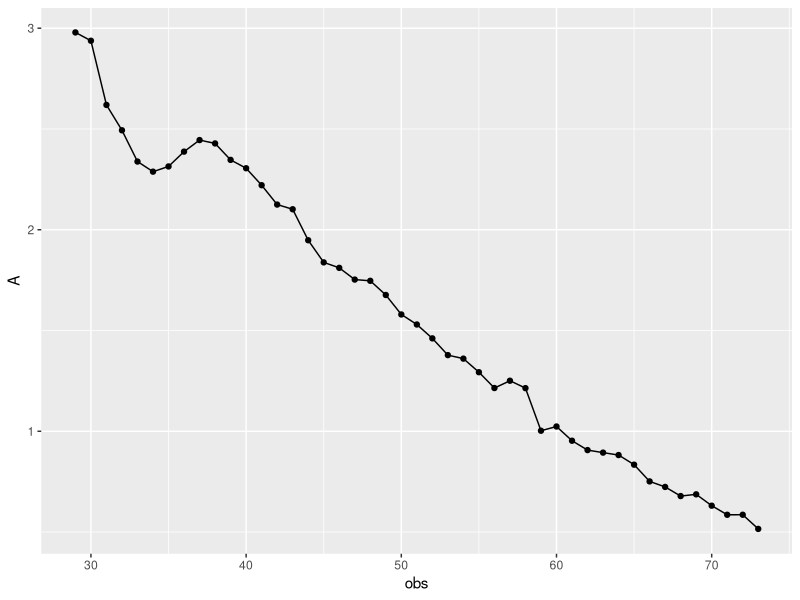
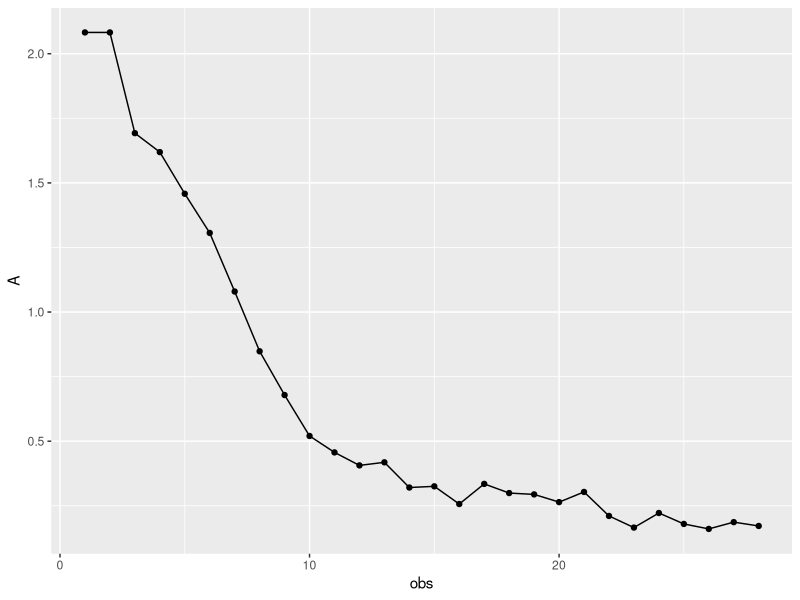
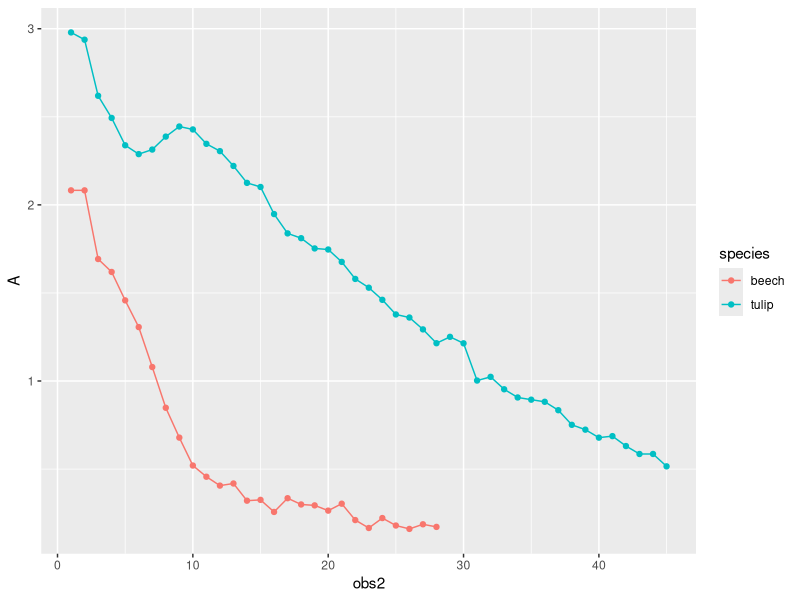
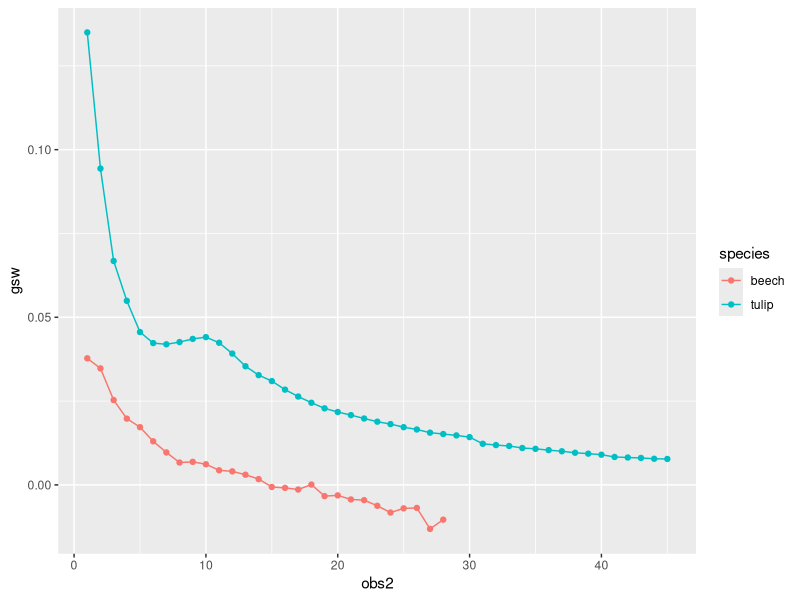
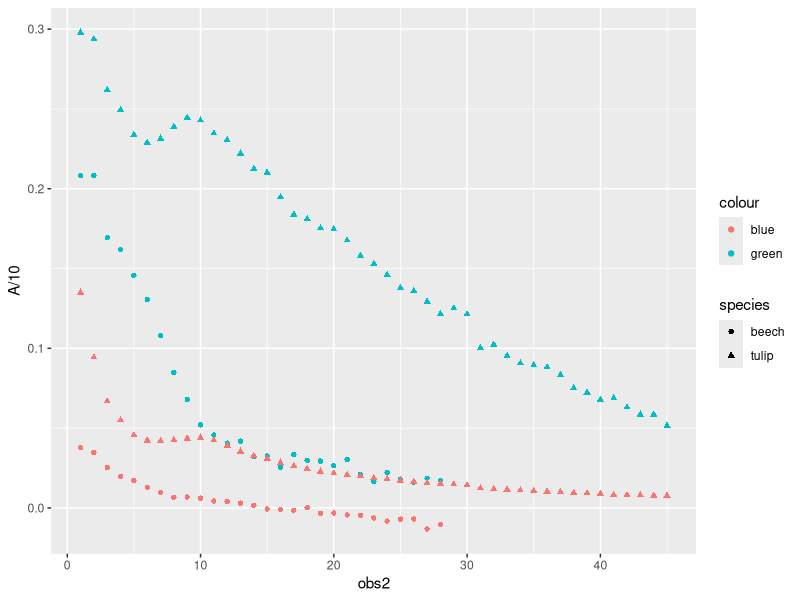

These figures' R source, in order:
## Script to read in autolog data from LI 6800 for independent project
## Maggie Sehnert, 2026-07-16

## packages
library(lubridate)
library(ggplot2)
library(dplyr)


##creating/checking data
rawData = read.csv("2026-07-15 ttd test cleaned.csv")
colnames(rawData) #get column names
str(rawData) #get col, data type, first few values

#beech
rawData %>%
  filter(obs < 29) %>%
  select(obs, date, A, Ci, gsw) -> beechData

#tulip
rawData %>% 
  filter(obs > 28) %>%
  select(obs, date, A, Ci, gsw) -> tulipData

##graph tulip data
ggplot(tulipData, aes(x = obs, y = A)) + 
  geom_point() + 
  geom_line()

#graph beech
ggplot(beechData, aes(x = obs, y = A)) + 
  geom_point() + 
  geom_line()

#which tree is which 
rawData %>%
  mutate(species = if_else(obs < 29, "beech", "tulip")) %>%
  select(obs, date, A, Ci, gsw, species) %>%
  group_by(species) %>%
  mutate(obs2 = row_number())-> labeledData

#graph both A
ggplot(labeledData, aes(x = obs2, y = A, color = species)) + 
  geom_point() + 
  geom_line()

#graph both gsw
ggplot(labeledData, aes(x = obs2, y = gsw, color = species)) + 
  geom_point() + 
  geom_line()

#graph both both
ggplot(labeledData, aes(x = obs2)) + 
  geom_point(aes(y= A/10, color = "green", shape = species)) +
  geom_point(aes(y = gsw, color = "blue", shape = species))
